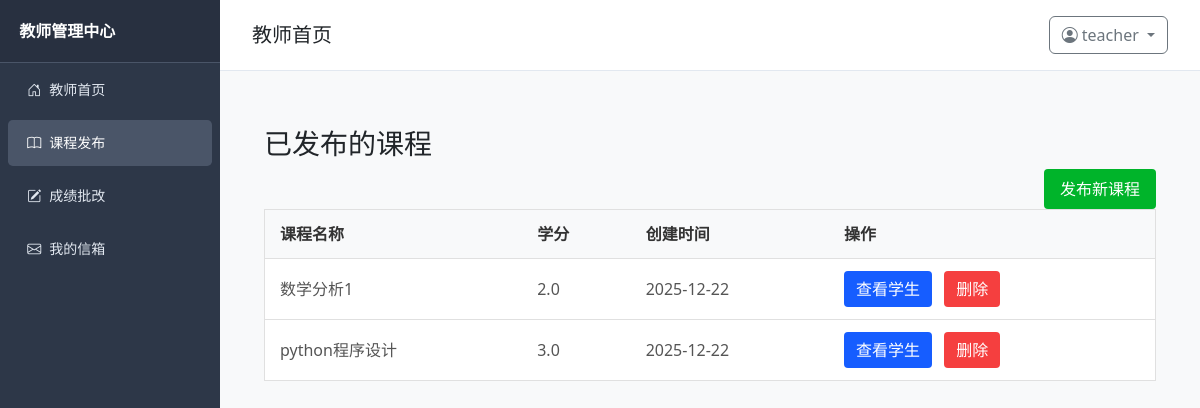
Page /teacher/course/manage (signed in) on the committed database.
### models.py (models this page shows, shortened)
class User(UserMixin, db.Model):
    __tablename__ = 'user'
    id = db.Column(db.Integer, primary_key=True)
    username = db.Column(db.String(50), unique=True, nullable=False)
    role = db.Column(db.SmallInteger, default=0)  # 0=学生, 1=教师, 2=管理员
    create_time = db.Column(db.DateTime, default=datetime.now)
    password_hash = db.Column(db.String(128))
    teacher_info = db.relationship('Teacher', backref='user', uselist=False, lazy=True, cascade="all, delete-orphan")

class Course(db.Model):
    __tablename__ = 'course'
    id = db.Column(db.Integer, primary_key=True)
    name = db.Column(db.String(50), nullable=False)
    credit = db.Column(db.Float, nullable=False)
    description = db.Column(db.Text, nullable=True)
    teacher_id = db.Column(db.Integer, db.ForeignKey('user.id'))
    create_time = db.Column(db.DateTime, default=datetime.now)
    teacher = db.relationship('User', backref=db.backref('taught_courses', lazy=True), foreign_keys=[teacher_id])

### routes/teacher.py (the view, shortened to what this page needs)
@teacher_bp.route('/teacher/course/manage', methods=['GET', 'POST'])
@login_required
def course_manage():
    if current_user.role != 1:
        return redirect(url_for('auth.dashboard'))
    course_students = {}
    teacher_courses = Course.query.filter_by(teacher_id=current_user.id).all()
    for course in teacher_courses:
        enrollments = Enrollment.query.filter_by(course_id=course.id).all()
        students = []
        for en in enrollments:
            student = User.query.get(en.student_id)
            if student:
                skills = Skill.query.filter_by(user_id=student.id).all()
                students.append({
                    'id': student.id,
                    'username': student.username,
                    'skills': skills
                })
        course_students[course.id] = students
    return render_template(
        'teacher/course_manage.html',
        courses=teacher_courses,
        course_students=course_students  # 这一行必须存在！
    )

### app.py (called while the page is built)
@login_manager.user_loader
def load_user(user_id):
    return User.query.get(int(user_id))

### templates/teacher/course_manage.html (shortened to what this page needs)
{% extends 'base.html' %}
{% block content %}
<div class="container mt-4">
    <h3>已发布的课程</h3>
    <button type="button" class="btn-add" data-bs-toggle="modal" data-bs-target="#addCourseModal">
        发布新课程
    </button>
    <table class="manage-table">
        <thead>
            <tr>
                <th>课程名称</th>
                <th>学分</th>
                <th>创建时间</th>
                <th>操作</th>
            </tr>
        </thead>
        <tbody>
            {% for course in courses %}
            <tr>
                <td>{{ course.name }}</td>
                <td>{{ course.credit }}</td>
                <td>{{ course.create_time.strftime('%Y-%m-%d') }}</td>
                <td>
                    <button type="button" class="btn-primary"
                            data-bs-toggle="modal"
                            data-bs-target="#studentModal{{ course.id }}">
                        查看学生
                    </button>
                    <button type="button" class="btn-danger"
                            onclick="deleteCourse({{ course.id }})">
                        删除
                    </button>
                </td>
            </tr>
            {% endfor %}
        </tbody>
    </table>
{% endblock %}

### templates/base.html (shortened to what this page needs)
<!DOCTYPE html>
<html lang="zh-CN">
<head>
    <link href="https://cdn.jsdelivr.net/npm/bootstrap@5.3.0/dist/css/bootstrap.min.css" rel="stylesheet">
    <link rel="stylesheet" href="https://cdn.jsdelivr.net/npm/bootstrap-icons@1.10.5/font/bootstrap-icons.min.css">
</head>
<body>
    {% if current_user.is_authenticated %}
        {% if current_user.role == 1 %}
        <div class="sidebar">
            <div class="sidebar-header">教师管理中心</div>
            <ul class="nav flex-column">
                <li class="nav-item">
                    <a class="nav-link {% if request.endpoint == 'teacher.teacher_index' %}active{% endif %}"
                        href="{{ url_for('teacher.teacher_index') }}">
                        <i class="bi bi-house-door me-2"></i>教师首页
                    </a>
                </li>
                <li class="nav-item">
                    <a class="nav-link {% if request.endpoint == 'teacher.course_manage' %}active{% endif %}"
                        href="{{ url_for('teacher.course_manage') }}">
                        <i class="bi bi-book me-2"></i>课程发布
                    </a>
                </li>
                <li class="nav-item">
                    <a class="nav-link {% if request.endpoint == 'teacher.score_manage' %}active{% endif %}"
                        href="{{ url_for('teacher.score_manage') }}">
                        <i class="bi bi-pencil-square me-2"></i>成绩批改
                    </a>
                </li>
                <li class="nav-item">
                    <a class="nav-link {% if request.endpoint == 'student.mailbox_index' %}active{% endif %}"
                        href="{{ url_for('student.mailbox_index') }}">
                        <i class="bi bi-envelope me-2"></i>我的信箱
                    </a>
                </li>
            </ul>
        </div>
        {% endif %}
    {% endif %}
    <div class="content-wrapper {% if not current_user.is_authenticated %}full-width{% endif %}">
        <div class="content-header">
            <h5 class="mb-0">
                {% block content_title %}
                    {% if not current_user.is_authenticated %}
                        系统登录
                    {% elif current_user.role == 0 %}
                        学生首页
                    {% elif current_user.role == 1 %}
                        教师首页
                    {% elif current_user.role == 2 %}
                        管理后台
                    {% endif %}
                {% endblock %}
            </h5>
            {% if current_user.is_authenticated %}
            <div class="user-dropdown dropdown">
                <button class="btn btn-outline-secondary dropdown-toggle" type="button" data-bs-toggle="dropdown" aria-expanded="false">
                    <i class="bi bi-person-circle me-1"></i>{{ current_user.username }}
                </button>
            </div>
            {% endif %}
        </div>
        <div class="content-body">
            {% block content %}{% endblock %}
        </div>
    </div>
</body>
</html>

### templates/base.html (style rules this page uses)
body { display: flex; min-height: 100vh; margin: 0; background-color: #f8f9fa; }
.sidebar { width: 220px; background-color: #2d3748; color: white; flex-shrink: 0; transition: all 0.3s ease; }
.sidebar .sidebar-header { padding: 1.2rem; font-weight: bold; font-size: 16px; border-bottom: 1px solid #4a5568; background-color: #283040; }
.sidebar .nav-link { color: #e2e8f0; padding: 0.8rem 1.2rem; border-radius: 0.3rem; margin: 0.2rem 0.5rem; font-size: 14px; }
.sidebar .nav-link:hover, .sidebar .nav-link.active { background-color: #4a5568; color: white; }
.content-wrapper { flex-grow: 1; overflow-y: auto; }
.content-header { padding: 1rem 2rem; background-color: white; border-bottom: 1px solid #e2e8f0; display: flex; justify-content: space-between; align-items: center; }
.content-body { padding: 2rem; }

### templates/teacher/course_manage.html (style rules this page uses)
.manage-table { width: 100%; border-collapse: collapse; background-color: #fff; border: 1px solid #e0e0e0; margin-top: 15px; }
.manage-table th, .manage-table td { padding: 12px 15px; text-align: left; border-bottom: 1px solid #e0e0e0; }
.manage-table th { font-weight: 600; color: #333; background-color: #f8f9fa; }
.manage-table td { color: #555; }
.btn-primary { background-color: #165DFF; color: #fff; border: none; padding: 6px 12px; border-radius: 4px; cursor: pointer; }
.btn-danger { background-color: #F53F3F; color: #fff; border: none; padding: 6px 12px; border-radius: 4px; cursor: pointer; margin-left: 8px; }
.btn-add { background-color: #00B42A; color: #fff; border: none; padding: 8px 16px; border-radius: 4px; cursor: pointer; float: right; }

### rows in the picture
User: username "teacher"
Course: name "数学分析1", credit "2.0", create_time "2025-12-22"
Course: name "python程序设计", credit "3.0", create_time "2025-12-22"
